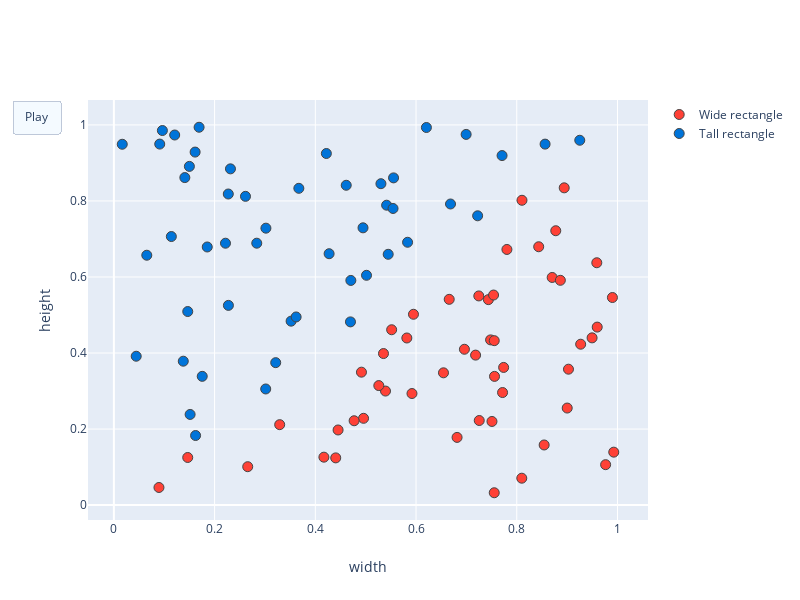

The code cell stored with this chart in its notebook:
### Markdown cell above
NB: Hvis animasjonen under ikke kommer opp, prøv å gå kjøre "File > Trust Notebook"

### Code cell
gradient_descent_animation((0, 1), (0, 1), w_real=[1, -1, 0], w_initial=[-0.5, -1, 0.8], lr=1, layout=layout, class_names=class_names, inv_class_names_for_plot=True)
